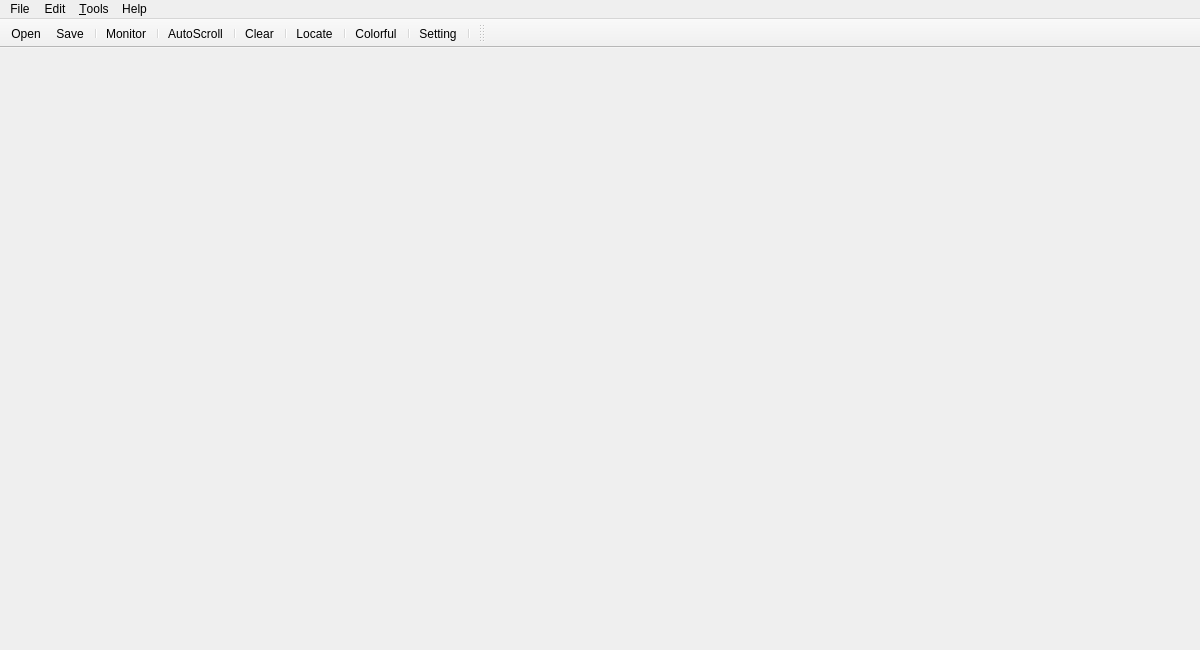
<?xml version="1.0" encoding="UTF-8"?>
<ui version="4.0">
 <class>UIMain</class>
 <widget class="QMainWindow" name="UIMain">
  <property name="geometry">
   <rect>
    <x>0</x>
    <y>0</y>
    <width>1200</width>
    <height>650</height>
   </rect>
  </property>
  <property name="windowTitle">
   <string>iMonitor</string>
  </property>
  <property name="windowIcon">
   <iconset resource="res.qrc">
    <normaloff>:/res/main.ico</normaloff>:/res/main.ico</iconset>
  </property>
  <widget class="QWidget" name="centralwidget">
   <layout class="QVBoxLayout" name="verticalLayout">
    <property name="spacing">
     <number>0</number>
    </property>
    <property name="leftMargin">
     <number>0</number>
    </property>
    <property name="topMargin">
     <number>0</number>
    </property>
    <property name="rightMargin">
     <number>0</number>
    </property>
    <property name="bottomMargin">
     <number>0</number>
    </property>
   </layout>
  </widget>
  <widget class="QMenuBar" name="menubar">
   <property name="geometry">
    <rect>
     <x>0</x>
     <y>0</y>
     <width>1200</width>
     <height>26</height>
    </rect>
   </property>
   <property name="defaultUp">
    <bool>false</bool>
   </property>
   <property name="nativeMenuBar">
    <bool>true</bool>
   </property>
   <widget class="QMenu" name="menuFile">
    <property name="title">
     <string>File</string>
    </property>
    <addaction name="action_Open"/>
    <addaction name="action_Save"/>
    <addaction name="separator"/>
    <addaction name="action_Setting"/>
    <addaction name="separator"/>
    <addaction name="action_Exit"/>
   </widget>
   <widget class="QMenu" name="menuEdit">
    <property name="title">
     <string>Edit</string>
    </property>
    <addaction name="action_AutoScroll"/>
    <addaction name="action_Clear"/>
   </widget>
   <widget class="QMenu" name="menuTools">
    <property name="title">
     <string>&amp;Tools</string>
    </property>
    <addaction name="action_Locate"/>
    <addaction name="separator"/>
    <addaction name="action_UniqueMessage"/>
   </widget>
   <widget class="QMenu" name="menuHelp">
    <property name="title">
     <string>Help</string>
    </property>
    <addaction name="action_About"/>
   </widget>
   <addaction name="menuFile"/>
   <addaction name="menuEdit"/>
   <addaction name="menuTools"/>
   <addaction name="menuHelp"/>
  </widget>
  <widget class="QToolBar" name="toolBar">
   <property name="windowTitle">
    <string>MainBar</string>
   </property>
   <property name="autoFillBackground">
    <bool>false</bool>
   </property>
   <property name="styleSheet">
    <string notr="true"/>
   </property>
   <property name="movable">
    <bool>false</bool>
   </property>
   <property name="iconSize">
    <size>
     <width>20</width>
     <height>20</height>
    </size>
   </property>
   <property name="floatable">
    <bool>true</bool>
   </property>
   <attribute name="toolBarArea">
    <enum>TopToolBarArea</enum>
   </attribute>
   <attribute name="toolBarBreak">
    <bool>false</bool>
   </attribute>
   <addaction name="action_Open"/>
   <addaction name="action_Save"/>
   <addaction name="separator"/>
   <addaction name="action_Monitor"/>
   <addaction name="separator"/>
   <addaction name="action_AutoScroll"/>
   <addaction name="separator"/>
   <addaction name="action_Clear"/>
   <addaction name="separator"/>
   <addaction name="action_Locate"/>
   <addaction name="separator"/>
   <addaction name="action_Colorful"/>
   <addaction name="separator"/>
   <addaction name="action_Setting"/>
   <addaction name="separator"/>
  </widget>
  <widget class="QToolBar" name="toolBarFilter">
   <property name="windowTitle">
    <string>FilterBar</string>
   </property>
   <property name="allowedAreas">
    <set>Qt::BottomToolBarArea|Qt::TopToolBarArea</set>
   </property>
   <property name="floatable">
    <bool>false</bool>
   </property>
   <attribute name="toolBarArea">
    <enum>TopToolBarArea</enum>
   </attribute>
   <attribute name="toolBarBreak">
    <bool>false</bool>
   </attribute>
  </widget>
  <action name="action_Open">
   <property name="icon">
    <iconset resource="res.qrc">
     <normaloff>:/res/open.ico</normaloff>:/res/open.ico</iconset>
   </property>
   <property name="text">
    <string>&amp;Open</string>
   </property>
   <property name="toolTip">
    <string>Open</string>
   </property>
   <property name="shortcut">
    <string>Ctrl+O</string>
   </property>
  </action>
  <action name="action_Save">
   <property name="icon">
    <iconset resource="res.qrc">
     <normaloff>:/res/save.ico</normaloff>:/res/save.ico</iconset>
   </property>
   <property name="text">
    <string>&amp;Save</string>
   </property>
   <property name="shortcut">
    <string>Ctrl+S</string>
   </property>
  </action>
  <action name="action_Monitor">
   <property name="checkable">
    <bool>true</bool>
   </property>
   <property name="icon">
    <iconset resource="res.qrc">
     <normaloff>:/res/start.ico</normaloff>:/res/start.ico</iconset>
   </property>
   <property name="text">
    <string>Monitor</string>
   </property>
  </action>
  <action name="action_AutoScroll">
   <property name="checkable">
    <bool>true</bool>
   </property>
   <property name="icon">
    <iconset resource="res.qrc">
     <normaloff>:/res/autoscroll.ico</normaloff>:/res/autoscroll.ico</iconset>
   </property>
   <property name="text">
    <string>AutoScroll</string>
   </property>
  </action>
  <action name="action_Clear">
   <property name="icon">
    <iconset resource="res.qrc">
     <normaloff>:/res/clear.ico</normaloff>:/res/clear.ico</iconset>
   </property>
   <property name="text">
    <string>Clear</string>
   </property>
   <property name="toolTip">
    <string>Clear</string>
   </property>
  </action>
  <action name="action_Locate">
   <property name="icon">
    <iconset resource="res.qrc">
     <normaloff>:/res/locate.ico</normaloff>:/res/locate.ico</iconset>
   </property>
   <property name="text">
    <string>Locate</string>
   </property>
  </action>
  <action name="action_Filter">
   <property name="icon">
    <iconset resource="res.qrc">
     <normaloff>:/res/filter.ico</normaloff>:/res/filter.ico</iconset>
   </property>
   <property name="text">
    <string>Filter</string>
   </property>
  </action>
  <action name="action_SwitchProcess">
   <property name="checkable">
    <bool>true</bool>
   </property>
   <property name="icon">
    <iconset resource="res.qrc">
     <normaloff>:/res/P.ico</normaloff>:/res/P.ico</iconset>
   </property>
   <property name="text">
    <string>SwitchProcess</string>
   </property>
  </action>
  <action name="action_SwitchFile">
   <property name="checkable">
    <bool>true</bool>
   </property>
   <property name="icon">
    <iconset resource="res.qrc">
     <normaloff>:/res/F.ico</normaloff>:/res/F.ico</iconset>
   </property>
   <property name="text">
    <string>SwitchFile</string>
   </property>
  </action>
  <action name="action_SwitchRegistry">
   <property name="checkable">
    <bool>true</bool>
   </property>
   <property name="icon">
    <iconset resource="res.qrc">
     <normaloff>:/res/R.ico</normaloff>:/res/R.ico</iconset>
   </property>
   <property name="text">
    <string>SwitchRegistry</string>
   </property>
  </action>
  <action name="action_SwitchNetwork">
   <property name="checkable">
    <bool>true</bool>
   </property>
   <property name="icon">
    <iconset resource="res.qrc">
     <normaloff>:/res/N.ico</normaloff>:/res/N.ico</iconset>
   </property>
   <property name="text">
    <string>SwitchNetwork</string>
   </property>
  </action>
  <action name="action_Setting">
   <property name="icon">
    <iconset resource="res.qrc">
     <normaloff>:/res/setting.ico</normaloff>:/res/setting.ico</iconset>
   </property>
   <property name="text">
    <string>Setting</string>
   </property>
  </action>
  <action name="action_Colorful">
   <property name="checkable">
    <bool>true</bool>
   </property>
   <property name="icon">
    <iconset resource="res.qrc">
     <normaloff>:/res/color.ico</normaloff>:/res/color.ico</iconset>
   </property>
   <property name="text">
    <string>Colorful</string>
   </property>
   <property name="toolTip">
    <string>Colorful</string>
   </property>
  </action>
  <action name="action_Exit">
   <property name="text">
    <string>&amp;Exit</string>
   </property>
   <property name="toolTip">
    <string>Exit</string>
   </property>
  </action>
  <action name="action_About">
   <property name="text">
    <string>&amp;About</string>
   </property>
  </action>
  <action name="action_UniqueMessage">
   <property name="checkable">
    <bool>true</bool>
   </property>
   <property name="text">
    <string>&amp;UniqueMessage</string>
   </property>
  </action>
 </widget>
 <resources>
  <include location="res.qrc"/>
 </resources>
 <connections/>
</ui>
